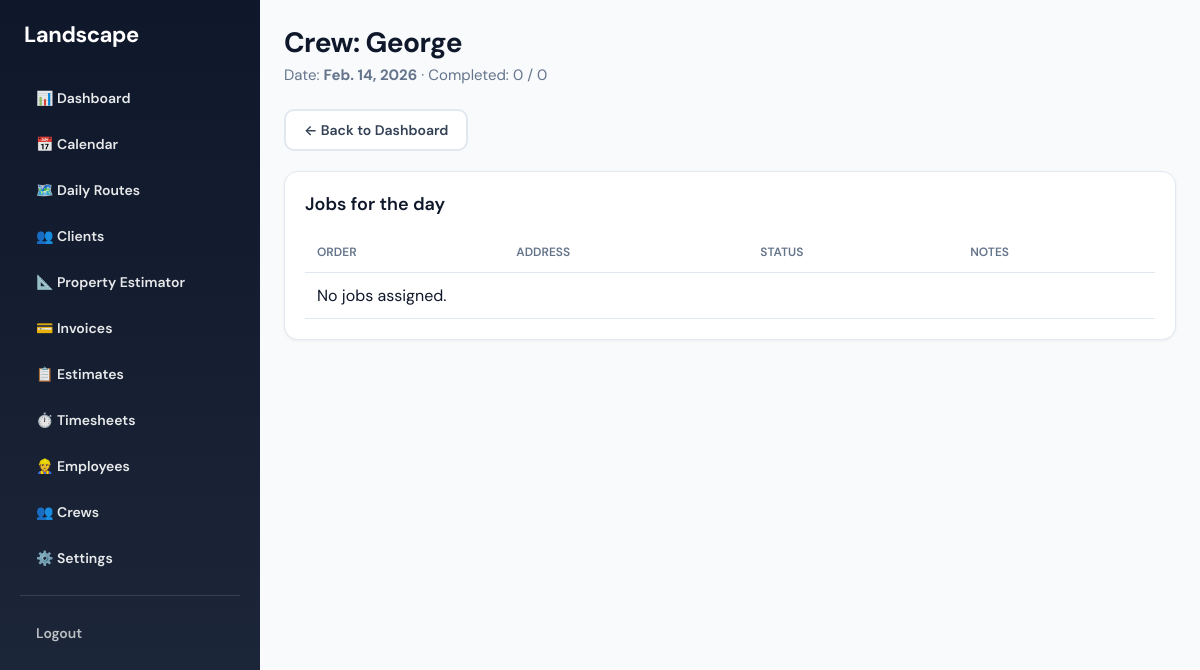
/crew/2/ (signed in), run on an earlier commit of the app's database.
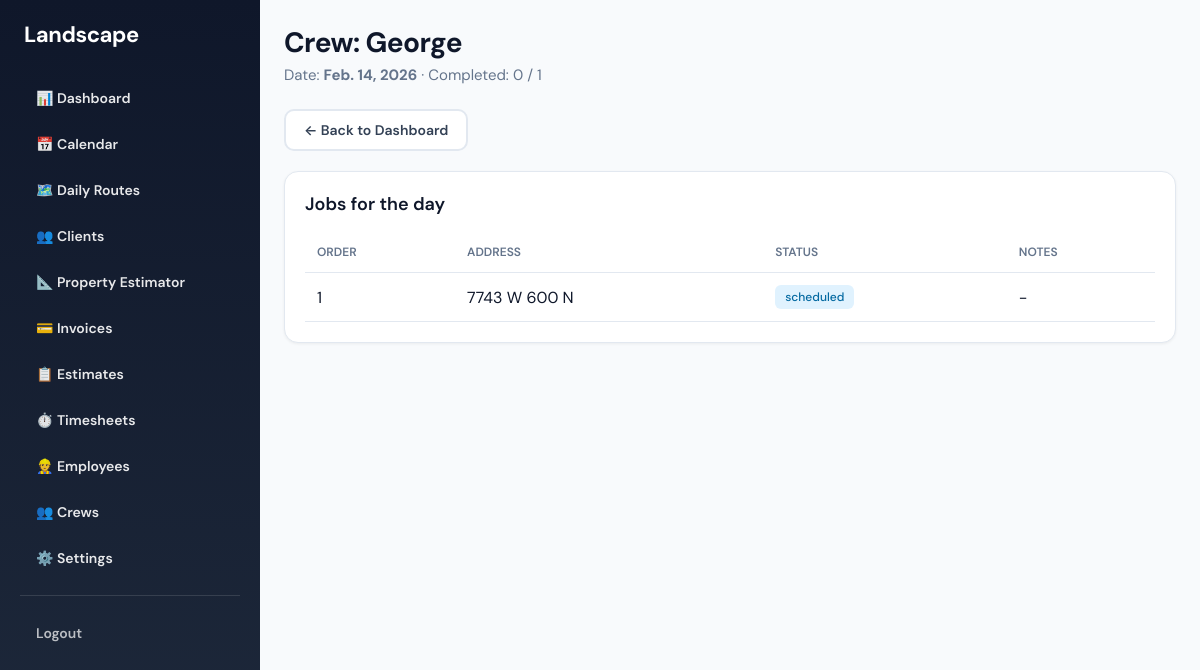
And on a later commit of the database.
### jobs/models.py (models this page shows, shortened)
class Job(models.Model):
    STATUS_CHOICES = [
        ('scheduled', 'Scheduled'),
        ('in_progress', 'In Progress'),
        ('completed', 'Completed'),
        ('skipped', 'Skipped'),
    ]
    property = models.ForeignKey(
        Property,
        on_delete=models.CASCADE,
        related_name='jobs'
    )
    scheduled_date = models.DateField(null=True, blank=True, help_text='Null = unscheduled (accepted but not yet on calendar)')
    scheduled_time = models.TimeField(null=True, blank=True, help_text='Optional start time for week/day view')
    status = models.CharField(
        max_length=20,
        choices=STATUS_CHOICES,
        default='scheduled'
    )
    assigned_to = models.ForeignKey(
        User,
        on_delete=models.SET_NULL,
        null=True,
        blank=True,
        related_name='jobs',
        help_text='Assign to individual employee'
    )
    assigned_crew = models.ForeignKey(
        Crew,
        on_delete=models.SET_NULL,
        null=True,
        blank=True,
        related_name='jobs',
        help_text='Or assign to a crew'
    )
    notes = models.TextField(blank=True)
    created_at = models.DateTimeField(auto_now_add=True)
    route_order = models.PositiveIntegerField(default=0)

### customers/models.py (models this page shows, shortened)
class Property(models.Model):
    customer = models.ForeignKey(
        Customer,
        on_delete=models.CASCADE,
        related_name='properties'
    )
    address = models.CharField(max_length=255)
    latitude = models.DecimalField(max_digits=10, decimal_places=7, null=True, blank=True)
    longitude = models.DecimalField(max_digits=10, decimal_places=7, null=True, blank=True)
    notes = models.TextField(blank=True)
    gate_code = models.CharField(max_length=50, blank=True)
    has_dog = models.BooleanField(default=False)
    created_at = models.DateTimeField(auto_now_add=True)
    updated_at = models.DateTimeField(auto_now=True)

### dashboard/views.py (the view)
# urls.py: path("crew/<int:user_id>/", crew_day_detail, name="crew_day_detail"),
@role_required("owner")
def crew_day_detail(request, user_id):
    User = get_user_model()
    crew_user = get_object_or_404(User, id=user_id, role="crew")
    date_str = request.GET.get("date")
    day = parse_date(date_str) if date_str else timezone.localdate()
    if day is None:
        day = timezone.localdate()
    jobs = (
        Job.objects.select_related("property")
        .filter(assigned_to=crew_user, scheduled_date=day)
        .order_by("route_order", "id")
    )
    completed = jobs.filter(status="completed").count()
    total = jobs.count()
    return render(request, "dashboard/crew_day_detail.html", {
        "crew_user": crew_user,
        "day": day,
        "jobs": jobs,
        "completed": completed,
        "total": total,
    })

### dashboard/templates/dashboard/crew_day_detail.html (shortened to what this page needs)
{% extends "base.html" %}
{% block content %}
<div class="page-header">
  <h1>Crew: {{ crew_user.username }}</h1>
  <p>Date: <strong>{{ day }}</strong> · Completed: {{ completed }} / {{ total }}</p>
</div>
<div class="quick-actions" style="margin-bottom: 20px;">
  <a href="/" class="btn btn-secondary">← Back to Dashboard</a>
</div>
<div class="card">
  <h2 class="card-title">Jobs for the day</h2>
  <table class="data-table">
    <thead>
      <tr>
        <th>Order</th>
        <th>Address</th>
        <th>Status</th>
        <th>Notes</th>
      </tr>
    </thead>
    <tbody>
      {% for job in jobs %}
      <tr>
        <td>{{ job.route_order }}</td>
        <td>{{ job.property.address }}</td>
        <td><span class="badge badge-{{ job.status }}">{{ job.status }}</span></td>
        <td>{{ job.notes|default:"-" }}</td>
      </tr>
      {% empty %}
      <tr><td colspan="4">No jobs assigned.</td></tr>
      {% endfor %}
    </tbody>
  </table>
</div>
{% endblock %}

What changed in the data, as far as the page shows it:
now on this page (row edited): Job: scheduled_date "Feb. 14, 2026", route_order "1", property.address "7743 W 600 N", status "scheduled", notes "-"
Also different on the page:
{{ total }}: "0" → "1"
{{ day }}: "Feb. 14, 2026" → (not shown)
text no longer shown: "No jobs assigned."
